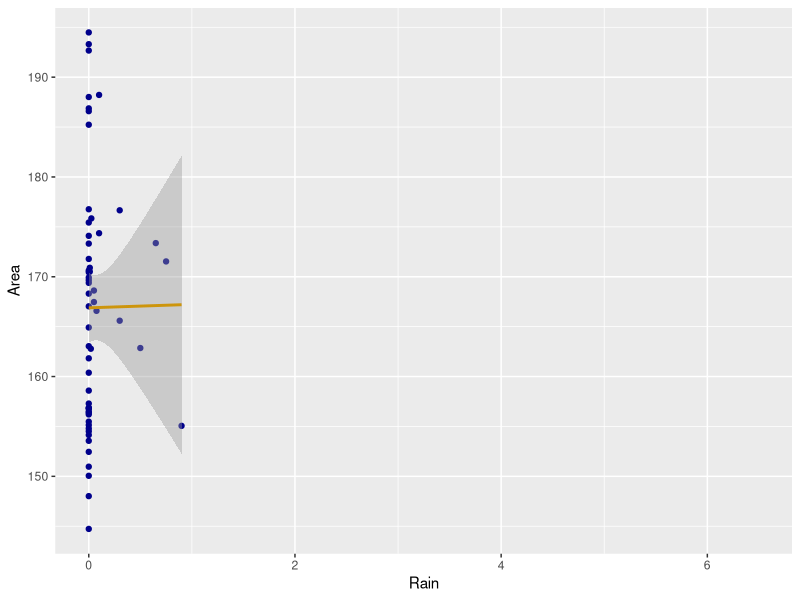
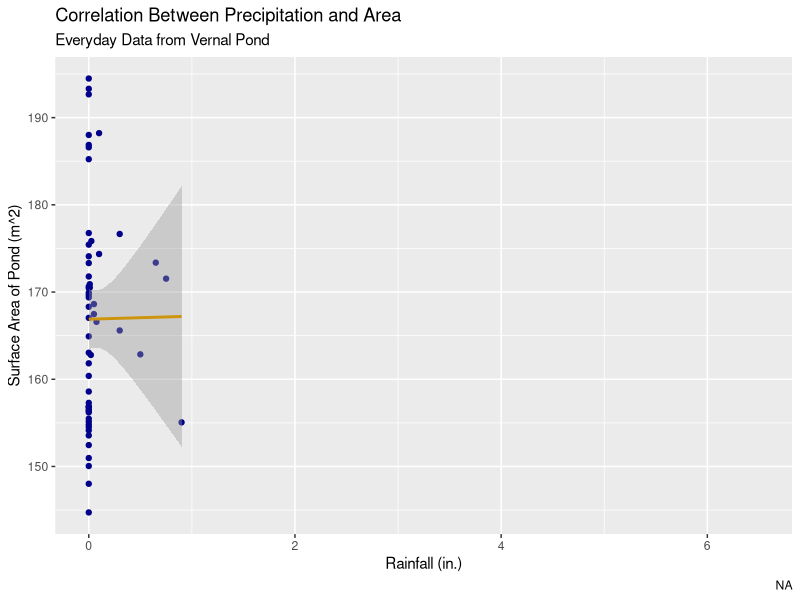
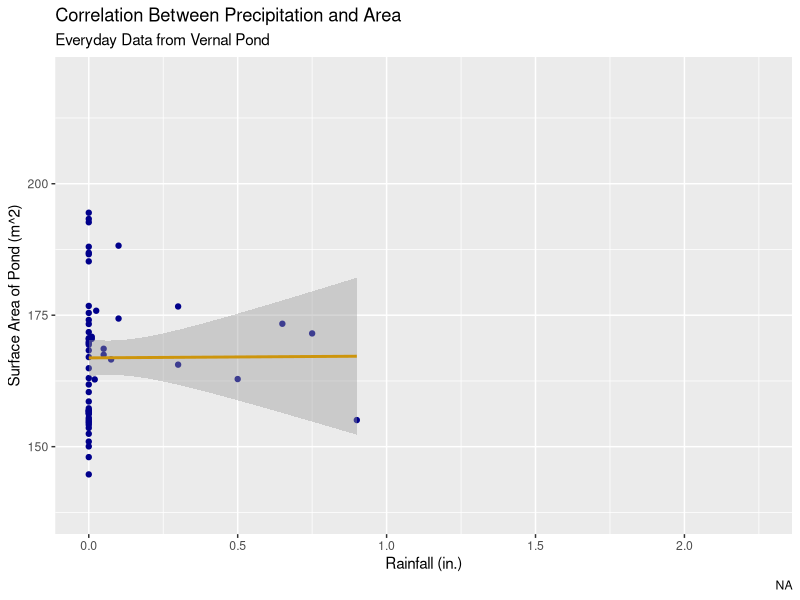
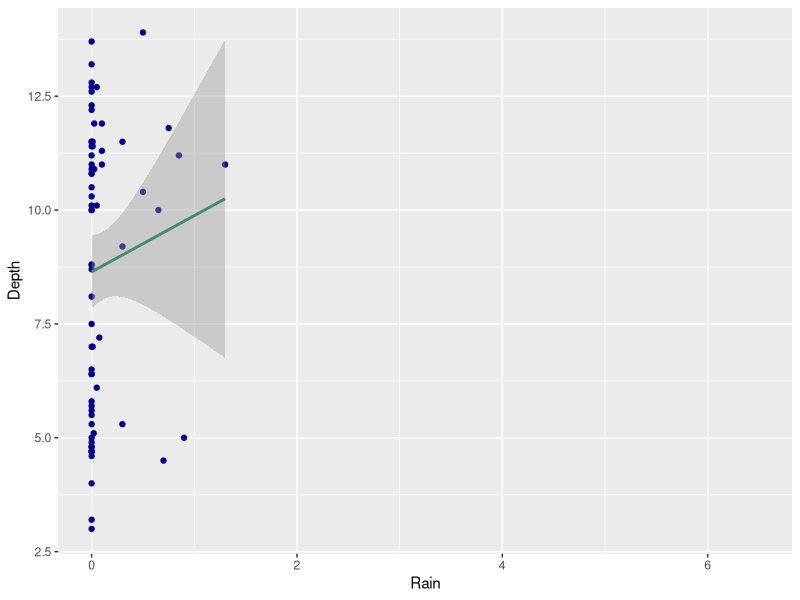
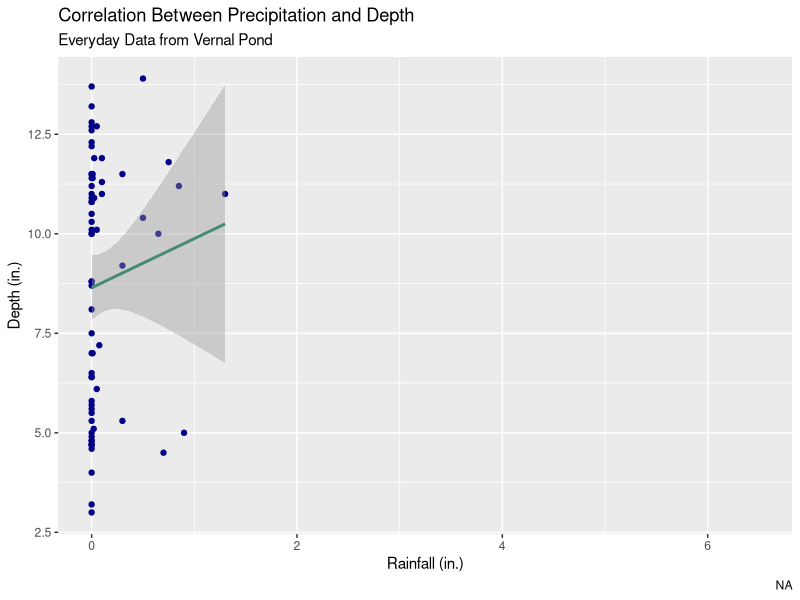
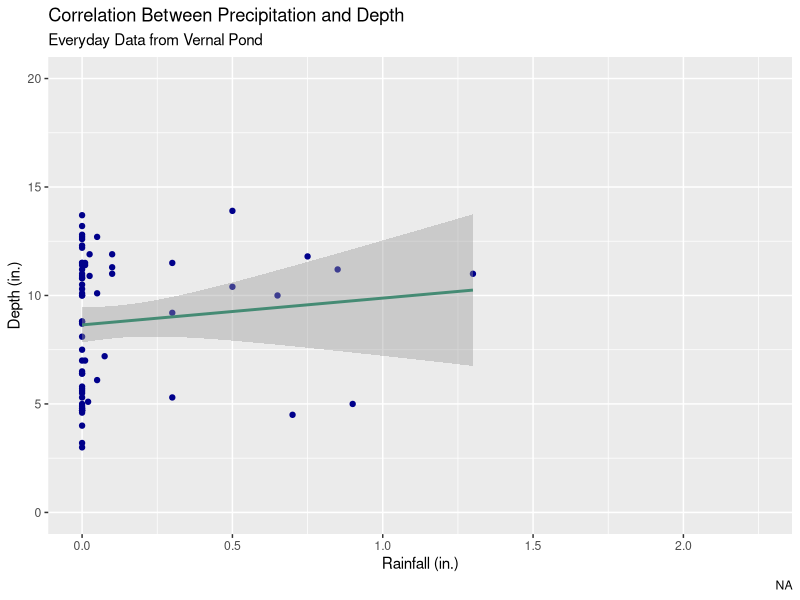
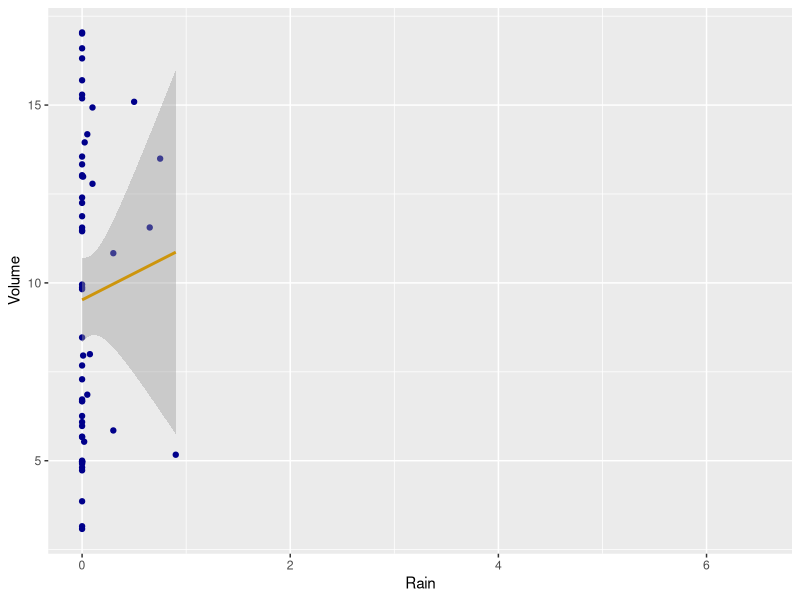
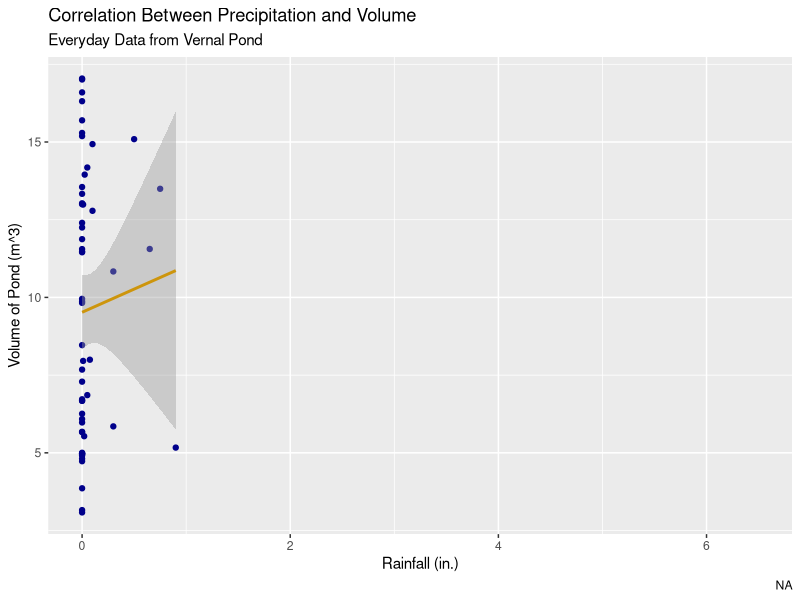

Generate these figures, in order, with R:
library(ggplot2)

Pond_Data <- read.csv("CSV_DataStorage.csv", stringsAsFactors = FALSE)
Pond_Data$Date <- as.Date( Pond_Data$Date )
## Thesue two equations are for area and volume of each measurement for the pond.
Pond_Data$Area <- (((Pond_Data$South + Pond_Data$North + 1500) / 2) * ((Pond_Data$West + Pond_Data$East + 1100) / 2) * pi) / 10000
Pond_Data$Volume <- ((((Pond_Data$South + Pond_Data$North + 1500) / 2) * ((Pond_Data$West + Pond_Data$East + 1100) / 2) * (Pond_Data$Depth) * (4/3) * pi) / 2) / 1000000

## The area calculation follows the equation for an ellipse: a*b*pi, and the volume calculation follows the equation for an ellipsoid: a*b*c*pi*(4/3).
## Divided by 2 to get half an ellipsoid, represents general shape of the pond.
## Extra 4 digit number represents base length of a pond axis.
## Reason for adding the two sides together is for the equation of an ellipse or an ellipsoid, a, b, and c, represent radii, but because the sides are uneven, I make a diameter to represent the general length of that axis, and then divide that by two to get the radius for that side.

## Code used to make graphs, from: http://r-statistics.co/Complete-Ggplot2-Tutorial-Part1-With-R-Code.html

## Disables sientific notation.
options(scipen=999)

## Code used to make Date over X graphs.

## SPvD <- ggplot(Pond_Data, aes(x=Volume, y=Date)) + geom_point(col="green", size=1.5) + geom_smooth(method="lm", col="darkgreen")
## SPvDL <- SPvD + labs(title="Volume over Time", subtitle="Everyday Data from Vernal Pond", y="Date", x="Volume of Pond (m^3)", caption="NA")
## SPvDZ <- SPvDL + coord_cartesian(xlim=c(0,20), )



SPta <- ggplot(Pond_Data, aes(x=TemperatureMax, y=Area)) + geom_point(col="darkgreen", size=1.5) + geom_smooth(method="lm", col="red")
SPtaL <- SPta + labs(title="Correlation Between Temperature and Area", subtitle="Everyday Data from Vernal Pond", y="Surface Area of Pond (m^2)", x="Temperature Maximum (*F)", caption="NA")
SPtaZ <- SPtaL + coord_cartesian(xlim=c(25,77.5), ylim=c(130,210))

SPtv <- ggplot(Pond_Data, aes(x=TemperatureMax, y=Volume)) + geom_point(col="darkgreen", size=1.5) + geom_smooth(method="lm", col="red")
SPtvL <- SPtv + labs(title="Correlation Between Temperature and Volume", subtitle="Everyday Data from Vernal Pond", y="Volume of Pond (m^3)", x="Temperature Maximum", caption="NA")
SPtvZ <- SPtvL + coord_cartesian(xlim=c(25,77.5), ylim=c(0,20))

SPra <- ggplot(Pond_Data, aes(x=Rain, y=Area)) + geom_point(col="darkblue", size=1.5) + geom_smooth(method="lm", col="darkgoldenrod3")
SPraL <- SPra + labs(title="Correlation Between Precipitation and Area", subtitle="Everyday Data from Vernal Pond", y="Surface Area of Pond (m^2)", x="Rainfall (in.)", caption="NA")
SPraZ <- SPraL + coord_cartesian(xlim=c(0,2.25), ylim=c(137.5,220))

SPrv <- ggplot(Pond_Data, aes(x=Rain, y=Volume)) + geom_point(col="darkblue", size=1.5) + geom_smooth(method="lm", col="darkgoldenrod3")
SPrvL <- SPrv + labs(title="Correlation Between Precipitation and Volume", subtitle="Everyday Data from Vernal Pond", y="Volume of Pond (m^3)", x="Rainfall (in.)", caption="NA")
SPrvZ <- SPrvL + coord_cartesian(xlim=c(0,2.25), ylim=c(0,25))

SPrd <- ggplot(Pond_Data, aes(x=Rain, y=Depth)) + geom_point(col="darkblue", size=1.5) + geom_smooth(method="lm", col="aquamarine4")
SPrdL <-SPrd + labs(title="Correlation Between Precipitation and Depth", subtitle="Everyday Data from Vernal Pond", y="Depth (in.)", x="Rainfall (in.)", caption="NA")
SPrdZ <- SPrdL + coord_cartesian(xlim=c(0,2.25), ylim=c(0,20))

SPtd <- ggplot(Pond_Data, aes(x=TemperatureMax, y=Depth)) + geom_point(col="darkgreen", size=1.5) + geom_smooth(method="lm", col="aquamarine4")
SPtdL <- SPtd + labs(title="Correlation Between Temperature and Depth", subtitle="Everyday Data from Vernal Pond", y="Depth (in.)", x="Temperature Maxium (*F)", caption="NA")
SPtdZ <- SPtdL + coord_cartesian(xlim=c(25,77.5), ylim=c(0,20))

SPtr <- ggplot(Pond_Data, aes(x=TemperatureMax, y=Rain)) + geom_point(col="darkgreen", size=1.5) + geom_smooth(method="lm", col="aquamarine4")
SPtrL <- SPtr + labs(title="Correlation Between Temperature and Precipitation", subtitle="Everyday Data from Vernal Pond", y="Rainfall (in.)", x="Temperature Maxium (*F)", caption="NA")
SPtrZ <- SPtrL + coord_cartesian(xlim=c(25,77.5), ylim=c(0,2.35))

## Code used to make PNG versions of graph, from: http://www.cookbook-r.com/Graphs/Output_to_a_file/

## ppi <- 300

## png("/abyss/Common/Brian/School Work/Science Fair Project --- Vernal Pond: 2019_7th Grade/Data, CSV, Pickle Graph/Science-Fair_2019/Graphs/SPvDZ.png", width=10*ppi, height=6*ppi, res=ppi)
## print(SPvDZ)
## dev.off()
